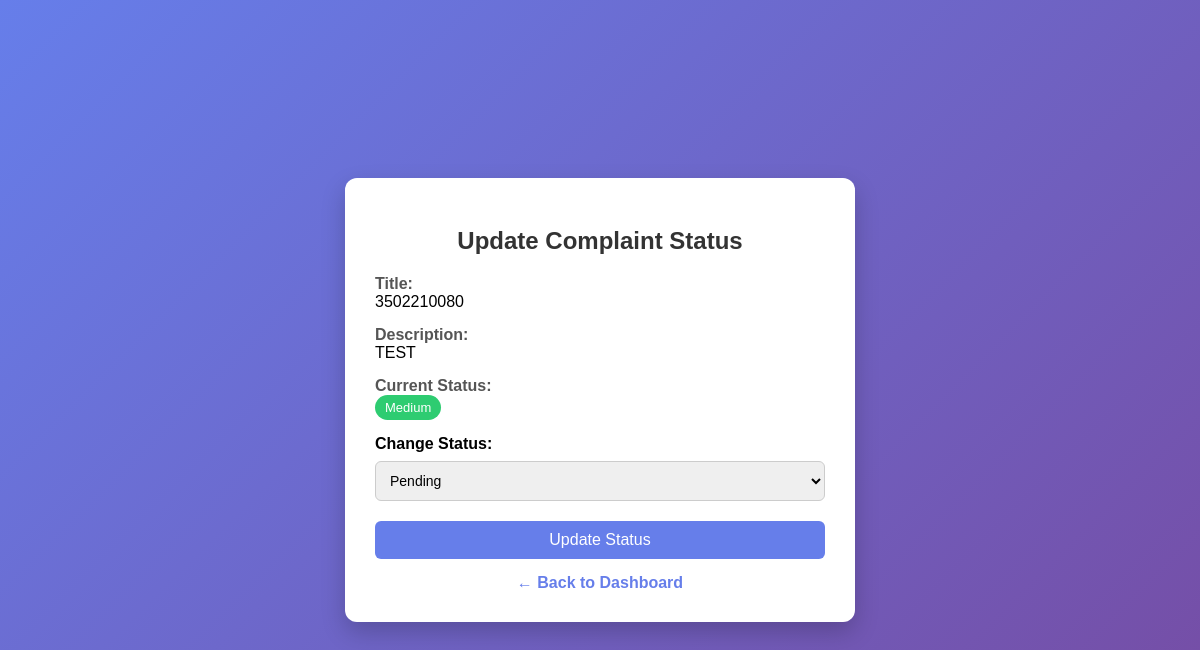
Page /admin_edit_status/CMP734835 (signed in) on the committed database.
### tables this page shows
CREATE TABLE complaints (
            id TEXT PRIMARY KEY,
            student_register TEXT,
            title TEXT NOT NULL,
            description TEXT NOT NULL,
            severity TEXT,
            anonymous INTEGER,
            status TEXT DEFAULT 'Pending'
        , assigned_to TEXT);

### app.py (the view, shortened to what this page needs)
@app.route('/admin_edit_status/<complaint_id>', methods=['GET', 'POST'])
def admin_edit_status(complaint_id):
    if 'admin_logged_in' not in session:
        return redirect(url_for('admin_login'))
    conn = sqlite3.connect('complaints.db')
    cursor = conn.cursor()
    cursor.execute("SELECT * FROM complaints WHERE id = ?", (complaint_id,))
    complaint = cursor.fetchone()
    conn.close()
    return render_template('admin_edit_status.html', complaint=complaint)

### templates/admin_edit_status.html (shortened to what this page needs)
<!DOCTYPE html>
<html>
<head>
</head>
<body>
    <div class="card">
        <h2>Update Complaint Status</h2>
        <div class="detail">
            <strong>Title:</strong><br>
            {{ complaint[1] }}
        </div>
        <div class="detail">
            <strong>Description:</strong><br>
            {{ complaint[2] }}
        </div>
        <div class="detail">
            <strong>Current Status:</strong><br>
            <span class="status-badge
                {% if complaint[4] == 'Pending' %}pending
                {% elif complaint[4] == 'Assigned' %}assigned
                {% else %}resolved{% endif %}">
                {{ complaint[4] }}
            </span>
        </div>
        <form method="POST">
            <label><strong>Change Status:</strong></label>
            <select name="status" required>
                <option value="Pending" {% if complaint[4] == 'Pending' %}selected{% endif %}>Pending</option>
            </select>
            <button type="submit">Update Status</button>
        </form>
        <div class="back">
            <a href="{{ url_for('admin_dashboard') }}">← Back to Dashboard</a>
        </div>
    </div>
</body>
</html>

### templates/admin_edit_status.html (style rules this page uses)
body { font-family: Arial, sans-serif; background: linear-gradient(135deg, #667eea, #764ba2); display: flex; justify-content: center; align-items: center; height: 100vh; margin: 0; }
.card { background: white; padding: 30px; width: 450px; border-radius: 12px; box-shadow: 0 10px 25px rgba(0,0,0,0.2); }
h2 { text-align: center; margin-bottom: 20px; color: #333; }
.detail { margin-bottom: 15px; }
.detail strong { color: #555; }
select { width: 100%; padding: 10px; border-radius: 6px; border: 1px solid #ccc; margin-top: 8px; font-size: 14px; }
button { width: 100%; padding: 10px; margin-top: 20px; border: none; border-radius: 6px; background-color: #667eea; color: white; font-size: 16px; cursor: pointer; transition: 0.3s; }
.back { text-align: center; margin-top: 15px; }
.back a { text-decoration: none; color: #667eea; font-weight: bold; }
.status-badge { display: inline-block; padding: 5px 10px; border-radius: 20px; font-size: 13px; color: white; }
.resolved { background-color: #2ecc71; }

### rows in the picture
complaints: student_register "3502210080", title "TEST", severity "Medium"
